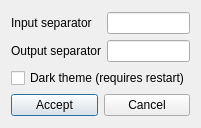
<?xml version="1.0" encoding="UTF-8"?>
<ui version="4.0">
 <class>settings_window</class>
 <widget class="QDialog" name="settings_window">
  <property name="geometry">
   <rect>
    <x>0</x>
    <y>0</y>
    <width>190</width>
    <height>128</height>
   </rect>
  </property>
  <property name="maximumSize">
   <size>
    <width>190</width>
    <height>128</height>
   </size>
  </property>
  <property name="windowTitle">
   <string>Dialog</string>
  </property>
  <layout class="QGridLayout" name="gridLayout_2">
   <item row="0" column="0">
    <layout class="QVBoxLayout" name="main_layout">
     <item>
      <layout class="QGridLayout" name="separators_layout">
       <item row="1" column="1">
        <widget class="QLineEdit" name="output_separator_text"/>
       </item>
       <item row="0" column="1">
        <widget class="QLineEdit" name="input_separator_text"/>
       </item>
       <item row="0" column="0">
        <widget class="QLabel" name="label">
         <property name="text">
          <string>Input separator</string>
         </property>
        </widget>
       </item>
       <item row="1" column="0">
        <widget class="QLabel" name="label_2">
         <property name="text">
          <string>Output separator</string>
         </property>
        </widget>
       </item>
      </layout>
     </item>
     <item>
      <layout class="QVBoxLayout" name="lower_layout">
       <item>
        <widget class="QCheckBox" name="dark_theme_button">
         <property name="text">
          <string>Dark theme (requires restart)</string>
         </property>
        </widget>
       </item>
       <item>
        <layout class="QHBoxLayout" name="accept_cancel_layout">
         <item>
          <widget class="QPushButton" name="accept_button">
           <property name="text">
            <string>Accept</string>
           </property>
          </widget>
         </item>
         <item>
          <widget class="QPushButton" name="cancel_button">
           <property name="text">
            <string>Cancel</string>
           </property>
          </widget>
         </item>
        </layout>
       </item>
      </layout>
     </item>
    </layout>
   </item>
  </layout>
 </widget>
 <resources/>
 <connections/>
</ui>
